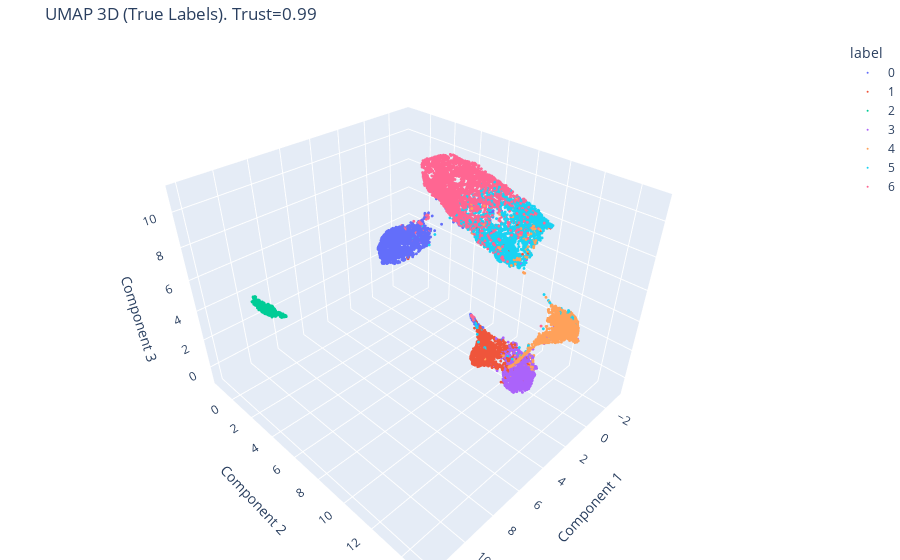

Notebook cell for this chart:
### Code cell
print("\n### 3. UMAP: Зниження Розмірності ###")

X_umap_2d = umap_2c.fit_transform(X_np)
X_umap_3d = umap_3c.fit_transform(X_np)

# Оцінка якості DR
umap_trust_2d = trustworthiness(X_np, X_umap_2d, n_neighbors=10)
umap_trust_3d = trustworthiness(X_np, X_umap_3d, n_neighbors=10)

print(f"UMAP 2D: Trustworthiness = {umap_trust_2d:.4f}")
print(f"UMAP 3D: Trustworthiness = {umap_trust_3d:.4f}")

# Візуалізація
plot_2d(X_umap_2d, y_np, title=f"UMAP 2D (True Labels). Trust={umap_trust_2d:.2f}")
plot_3d_plotly(X_umap_3d, y_np, title=f"UMAP 3D (True Labels). Trust={umap_trust_3d:.2f}")

### Figure 1 — Plotly figure (JSON) as saved in the notebook; plotly's stock layout.template omitted (floating-point values rounded to 4 significant figures; data arrays with more than 128 entries replaced by an {"elided": "..."} marker saying what was removed)
{"data": [{"hovertemplate": "label=0<br>Component 1=%{x}<br>Component 2=%{y}<br>Component 3=%{z}<extra></extra>", "legendgroup": "0", "marker": {"color": "#636efa", "size": 1, "symbol": "circle"}, "mode": "markers", "name": "0", "scene": "scene", "showlegend": true, "type": "scatter3d", "x": {"elided": "2027 float values"}, "y": {"elided": "2027 float values"}, "z": {"elided": "2027 float values"}}, {"hovertemplate": "label=1<br>Component 1=%{x}<br>Component 2=%{y}<br>Component 3=%{z}<extra></extra>", "legendgroup": "1", "marker": {"color": "#EF553B", "size": 1, "symbol": "circle"}, "mode": "markers", "name": "1", "scene": "scene", "showlegend": true, "type": "scatter3d", "x": {"elided": "1322 float values"}, "y": {"elided": "1322 float values"}, "z": {"elided": "1322 float values"}}, {"hovertemplate": "label=2<br>Component 1=%{x}<br>Component 2=%{y}<br>Component 3=%{z}<extra></extra>", "legendgroup": "2", "marker": {"color": "#00cc96", "size": 1, "symbol": "circle"}, "mode": "markers", "name": "2", "scene": "scene", "showlegend": true, "type": "scatter3d", "x": {"elided": "522 float values"}, "y": {"elided": "522 float values"}, "z": {"elided": "522 float values"}}, {"hovertemplate": "label=3<br>Component 1=%{x}<br>Component 2=%{y}<br>Component 3=%{z}<extra></extra>", "legendgroup": "3", "marker": {"color": "#ab63fa", "size": 1, "symbol": "circle"}, "mode": "markers", "name": "3", "scene": "scene", "showlegend": true, "type": "scatter3d", "x": {"elided": "1630 float values"}, "y": {"elided": "1630 float values"}, "z": {"elided": "1630 float values"}}, {"hovertemplate": "label=4<br>Component 1=%{x}<br>Component 2=%{y}<br>Component 3=%{z}<extra></extra>", "legendgroup": "4", "marker": {"color": "#FFA15A", "size": 1, "symbol": "circle"}, "mode": "markers", "name": "4", "scene": "scene", "showlegend": true, "type": "scatter3d", "x": {"elided": "1928 float values"}, "y": {"elided": "1928 float values"}, "z": {"elided": "1928 float values"}}, {"hovertemplate": "label=5<br>Component 1=%{x}<br>Component 2=%{y}<br>Component 3=%{z}<extra></extra>", "legendgroup": "5", "marker": {"color": "#19d3f3", "size": 1, "symbol": "circle"}, "mode": "markers", "name": "5", "scene": "scene", "showlegend": true, "type": "scatter3d", "x": {"elided": "2636 float values"}, "y": {"elided": "2636 float values"}, "z": {"elided": "2636 float values"}}, {"hovertemplate": "label=6<br>Component 1=%{x}<br>Component 2=%{y}<br>Component 3=%{z}<extra></extra>", "legendgroup": "6", "marker": {"color": "#FF6692", "size": 1, "symbol": "circle"}, "mode": "markers", "name": "6", "scene": "scene", "showlegend": true, "type": "scatter3d", "x": {"elided": "3546 float values"}, "y": {"elided": "3546 float values"}, "z": {"elided": "3546 float values"}}], "layout": {"legend": {"title": {"text": "label"}, "tracegroupgap": 0}, "margin": {"b": 0, "l": 0, "r": 0, "t": 40}, "scene": {"domain": {"x": [0, 1], "y": [0, 1]}, "xaxis": {"title": {"text": "Component 1"}}, "yaxis": {"title": {"text": "Component 2"}}, "zaxis": {"title": {"text": "Component 3"}}}, "title": {"text": "UMAP 3D (True Labels). Trust=0.99"}}}
